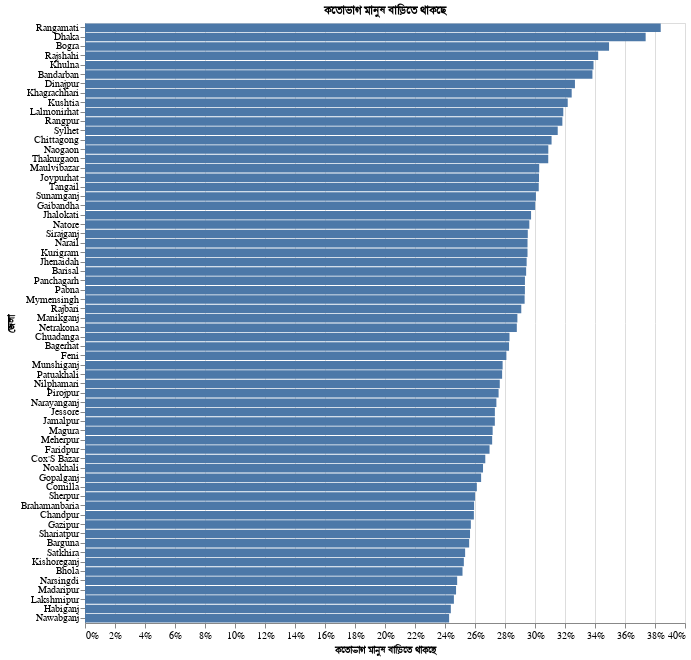

The cell this chart's notebook holds for it:
### Markdown cell above
কোভিড-১৯ প্যান্ডেমিক এর কারণে মানুষের চলাফেরা তে কি পরিবর্তন এসেছে তার একটি [ডেটাসেট](https://data.humdata.org/dataset/movement-range-maps) ফেইসবুক প্রকাশ করেছে। ফেইসবুক ব্যবহারকারীদের ওয়াইফাই এর ব্যবহার পর্যবেক্ষণ করে ডেটাসেট বানানো হয়েছে। এখানে দেখা হয়েছে লোকেরা বাড়ির তে  অবস্থান করছে, নাকি শহরে ঘুরে বেড়াচ্ছে। এটা প্রতিরোধমূলক ব্যবস্থাগুলি সঠিক পথে পরিচালিত হচ্ছে কিনা সে ব্যাপারে অবহিত করতে পারে।
এই পোস্টে বাংলাদেশের ৬৪ জেলার ডেটা তুলে ধরা হল। 

[ডেটা](https://data.humdata.org/dataset/movement-range-maps)

### Code cell
#hide_input
bdf_latest_date = bdf[bdf['ds'] == bdf['ds'].max()]
bdf_latest_date = bdf_latest_date.sort_values(by=[stay_put_col], ascending=False)

color_var=alt.Color('Type:N', scale=alt.Scale(scheme='tableau20'), legend=None)
barchart = alt.Chart(bdf_latest_date).mark_bar().encode(
    y=alt.Y('polygon_name', axis=alt.Axis(title='জেলা'), sort='-x'),
    x=alt.X(stay_put_col, axis=alt.Axis(title=bn_stay_put_col_name, format='%')),
    color=color_var,
    tooltip=['polygon_name', stay_put_col],
    
).properties(
    title = bn_stay_put_col_name
)

barchart.properties(width=600, height=600)
#barchart.save('images/district-stay-put.png')

### Figure 1 — Vega-Lite specification as saved in the notebook (floating-point values rounded to 4 significant figures)
{"config": {"view": {"continuousWidth": 400, "continuousHeight": 300}}, "data": {"name": "data-70c0ae1d4cbc68cbefa24af9154678aa"}, "mark": "bar", "encoding": {"color": {"type": "nominal", "field": "Type", "legend": null, "scale": {"scheme": "tableau20"}}, "tooltip": [{"type": "nominal", "field": "polygon_name"}, {"type": "quantitative", "field": "all_day_ratio_single_tile_users"}], "x": {"type": "quantitative", "axis": {"format": "%", "title": "কতোভাগ মানুষ বাড়িতে থাকছে"}, "field": "all_day_ratio_single_tile_users"}, "y": {"type": "nominal", "axis": {"title": "জেলা"}, "field": "polygon_name", "sort": "-x"}}, "height": 600, "title": "কতোভাগ মানুষ বাড়িতে থাকছে", "width": 600, "$schema": "https://vega.github.io/schema/vega-lite/v4.8.1.json", "datasets": {"data-70c0ae1d4cbc68cbefa24af9154678aa": [{"ds": "2020-07-10T00:00:00", "country": "BGD", "polygon_source": "GADM", "polygon_id": "BGD.2.11_1", "polygon_name": "Rangamati", "all_day_bing_tiles_visited_relative_change": -0.4138, "all_day_ratio_single_tile_users": 0.3838, "baseline_name": "full_february", "baseline_type": "DAY_OF_WEEK"}, {"ds": "2020-07-10T00:00:00", "country": "BGD", "polygon_source": "GADM", "polygon_id": "BGD.3.1_1", "polygon_name": "Dhaka", "all_day_bing_tiles_visited_relative_change": -0.3707, "all_day_ratio_single_tile_users": 0.3738, "baseline_name": "full_february", "baseline_type": "DAY_OF_WEEK"}, {"ds": "2020-07-10T00:00:00", "country": "BGD", "polygon_source": "GADM", "polygon_id": "BGD.5.1_1", "polygon_name": "Bogra", "all_day_bing_tiles_visited_relative_change": -0.3634, "all_day_ratio_single_tile_users": 0.3494, "baseline_name": "full_february", "baseline_type": "DAY_OF_WEEK"}, {"ds": "2020-07-10T00:00:00", "country": "BGD", "polygon_source": "GADM", "polygon_id": "BGD.5.7_1", "polygon_name": "Rajshahi", "all_day_bing_tiles_visited_relative_change": -0.2948, "all_day_ratio_single_tile_users": 0.3421, "baseline_name": "full_february", "baseline_type": "DAY_OF_WEEK"}, {"ds": "2020-07-10T00:00:00", "country": "BGD", "polygon_source": "GADM", "polygon_id": "BGD.4.5_1", "polygon_name": "Khulna", "all_day_bing_tiles_visited_relative_change": -0.3367, "all_day_ratio_single_tile_users": 0.339, "baseline_name": "full_february", "baseline_type": "DAY_OF_WEEK"}, {"ds": "2020-07-10T00:00:00", "country": "BGD", "polygon_source": "GADM", "polygon_id": "BGD.2.1_1", "polygon_name": "Bandarban", "all_day_bing_tiles_visited_relative_change": -0.4541, "all_day_ratio_single_tile_users": 0.3383, "baseline_name": "full_february", "baseline_type": "DAY_OF_WEEK"}, {"ds": "2020-07-10T00:00:00", "country": "BGD", "polygon_source": "GADM", "polygon_id": "BGD.6.1_1", "polygon_name": "Dinajpur", "all_day_bing_tiles_visited_relative_change": -0.3085, "all_day_ratio_single_tile_users": 0.3266, "baseline_name": "full_february", "baseline_type": "DAY_OF_WEEK"}, {"ds": "2020-07-10T00:00:00", "country": "BGD", "polygon_source": "GADM", "polygon_id": "BGD.2.8_1", "polygon_name": "Khagrachhari", "all_day_bing_tiles_visited_relative_change": -0.3251, "all_day_ratio_single_tile_users": 0.3245, "baseline_name": "full_february", "baseline_type": "DAY_OF_WEEK"}, {"ds": "2020-07-10T00:00:00", "country": "BGD", "polygon_source": "GADM", "polygon_id": "BGD.4.6_1", "polygon_name": "Kushtia", "all_day_bing_tiles_visited_relative_change": -0.3328, "all_day_ratio_single_tile_users": 0.3218, "baseline_name": "full_february", "baseline_type": "DAY_OF_WEEK"}, {"ds": "2020-07-10T00:00:00", "country": "BGD", "polygon_source": "GADM", "polygon_id": "BGD.6.4_1", "polygon_name": "Lalmonirhat", "all_day_bing_tiles_visited_relative_change": -0.2663, "all_day_ratio_single_tile_users": 0.3189, "baseline_name": "full_february", "baseline_type": "DAY_OF_WEEK"}, {"ds": "2020-07-10T00:00:00", "country": "BGD", "polygon_source": "GADM", "polygon_id": "BGD.6.7_1", "polygon_name": "Rangpur", "all_day_bing_tiles_visited_relative_change": -0.3219, "all_day_ratio_single_tile_users": 0.3182, "baseline_name": "full_february", "baseline_type": "DAY_OF_WEEK"}, {"ds": "2020-07-10T00:00:00", "country": "BGD", "polygon_source": "GADM", "polygon_id": "BGD.7.4_1", "polygon_name": "Sylhet", "all_day_bing_tiles_visited_relative_change": -0.3612, "all_day_ratio_single_tile_users": 0.3151, "baseline_name": "full_february", "baseline_type": "DAY_OF_WEEK"}, {"ds": "2020-07-10T00:00:00", "country": "BGD", "polygon_source": "GADM", "polygon_id": "BGD.2.4_1", "polygon_name": "Chittagong", "all_day_bing_tiles_visited_relative_change": -0.3707, "all_day_ratio_single_tile_users": 0.311, "baseline_name": "full_february", "baseline_type": "DAY_OF_WEEK"}, {"ds": "2020-07-10T00:00:00", "country": "BGD", "polygon_source": "GADM", "polygon_id": "BGD.5.3_1", "polygon_name": "Naogaon", "all_day_bing_tiles_visited_relative_change": -0.2521, "all_day_ratio_single_tile_users": 0.3089, "baseline_name": "full_february", "baseline_type": "DAY_OF_WEEK"}, {"ds": "2020-07-10T00:00:00", "country": "BGD", "polygon_source": "GADM", "polygon_id": "BGD.6.8_1", "polygon_name": "Thakurgaon", "all_day_bing_tiles_visited_relative_change": -0.286, "all_day_ratio_single_tile_users": 0.3088, "baseline_name": "full_february", "baseline_type": "DAY_OF_WEEK"}, {"ds": "2020-07-10T00:00:00", "country": "BGD", "polygon_source": "GADM", "polygon_id": "BGD.7.2_1", "polygon_name": "Maulvibazar", "all_day_bing_tiles_visited_relative_change": -0.303, "all_day_ratio_single_tile_users": 0.3028, "baseline_name": "full_february", "baseline_type": "DAY_OF_WEEK"}, {"ds": "2020-07-10T00:00:00", "country": "BGD", "polygon_source": "GADM", "polygon_id": "BGD.5.2_1", "polygon_name": "Joypurhat", "all_day_bing_tiles_visited_relative_change": -0.2489, "all_day_ratio_single_tile_users": 0.3027, "baseline_name": "full_february", "baseline_type": "DAY_OF_WEEK"}, {"ds": "2020-07-10T00:00:00", "country": "BGD", "polygon_source": "GADM", "polygon_id": "BGD.3.17_1", "polygon_name": "Tangail", "all_day_bing_tiles_visited_relative_change": -0.3111, "all_day_ratio_single_tile_users": 0.3025, "baseline_name": "full_february", "baseline_type": "DAY_OF_WEEK"}, {"ds": "2020-07-10T00:00:00", "country": "BGD", "polygon_source": "GADM", "polygon_id": "BGD.7.3_1", "polygon_name": "Sunamganj", "all_day_bing_tiles_visited_relative_change": -0.3832, "all_day_ratio_single_tile_users": 0.3006, "baseline_name": "full_february", "baseline_type": "DAY_OF_WEEK"}, {"ds": "2020-07-10T00:00:00", "country": "BGD", "polygon_source": "GADM", "polygon_id": "BGD.6.2_1", "polygon_name": "Gaibandha", "all_day_bing_tiles_visited_relative_change": -0.276, "all_day_ratio_single_tile_users": 0.3001, "baseline_name": "full_february", "baseline_type": "DAY_OF_WEEK"}, {"ds": "2020-07-10T00:00:00", "country": "BGD", "polygon_source": "GADM", "polygon_id": "BGD.1.4_1", "polygon_name": "Jhalokati", "all_day_bing_tiles_visited_relative_change": -0.2861, "all_day_ratio_single_tile_users": 0.2974, "baseline_name": "full_february", "baseline_type": "DAY_OF_WEEK"}, {"ds": "2020-07-10T00:00:00", "country": "BGD", "polygon_source": "GADM", "polygon_id": "BGD.5.4_1", "polygon_name": "Natore", "all_day_bing_tiles_visited_relative_change": -0.296, "all_day_ratio_single_tile_users": 0.2962, "baseline_name": "full_february", "baseline_type": "DAY_OF_WEEK"}, {"ds": "2020-07-10T00:00:00", "country": "BGD", "polygon_source": "GADM", "polygon_id": "BGD.5.8_1", "polygon_name": "Sirajganj", "all_day_bing_tiles_visited_relative_change": -0.3294, "all_day_ratio_single_tile_users": 0.2952, "baseline_name": "full_february", "baseline_type": "DAY_OF_WEEK"}, {"ds": "2020-07-10T00:00:00", "country": "BGD", "polygon_source": "GADM", "polygon_id": "BGD.4.9_1", "polygon_name": "Narail", "all_day_bing_tiles_visited_relative_change": -0.2929, "all_day_ratio_single_tile_users": 0.295, "baseline_name": "full_february", "baseline_type": "DAY_OF_WEEK"}, {"ds": "2020-07-10T00:00:00", "country": "BGD", "polygon_source": "GADM", "polygon_id": "BGD.6.3_1", "polygon_name": "Kurigram", "all_day_bing_tiles_visited_relative_change": -0.2658, "all_day_ratio_single_tile_users": 0.295, "baseline_name": "full_february", "baseline_type": "DAY_OF_WEEK"}, {"ds": "2020-07-10T00:00:00", "country": "BGD", "polygon_source": "GADM", "polygon_id": "BGD.4.4_1", "polygon_name": "Jhenaidah", "all_day_bing_tiles_visited_relative_change": -0.2832, "all_day_ratio_single_tile_users": 0.2944, "baseline_name": "full_february", "baseline_type": "DAY_OF_WEEK"}, {"ds": "2020-07-10T00:00:00", "country": "BGD", "polygon_source": "GADM", "polygon_id": "BGD.1.2_1", "polygon_name": "Barisal", "all_day_bing_tiles_visited_relative_change": -0.3011, "all_day_ratio_single_tile_users": 0.2941, "baseline_name": "full_february", "baseline_type": "DAY_OF_WEEK"}, {"ds": "2020-07-10T00:00:00", "country": "BGD", "polygon_source": "GADM", "polygon_id": "BGD.6.6_1", "polygon_name": "Panchagarh", "all_day_bing_tiles_visited_relative_change": -0.3121, "all_day_ratio_single_tile_users": 0.2933, "baseline_name": "full_february", "baseline_type": "DAY_OF_WEEK"}, {"ds": "2020-07-10T00:00:00", "country": "BGD", "polygon_source": "GADM", "polygon_id": "BGD.5.6_1", "polygon_name": "Pabna", "all_day_bing_tiles_visited_relative_change": -0.2682, "all_day_ratio_single_tile_users": 0.2933, "baseline_name": "full_february", "baseline_type": "DAY_OF_WEEK"}, {"ds": "2020-07-10T00:00:00", "country": "BGD", "polygon_source": "GADM", "polygon_id": "BGD.3.10_1", "polygon_name": "Mymensingh", "all_day_bing_tiles_visited_relative_change": -0.306, "all_day_ratio_single_tile_users": 0.2931, "baseline_name": "full_february", "baseline_type": "DAY_OF_WEEK"}, {"ds": "2020-07-10T00:00:00", "country": "BGD", "polygon_source": "GADM", "polygon_id": "BGD.3.14_1", "polygon_name": "Rajbari", "all_day_bing_tiles_visited_relative_change": -0.36, "all_day_ratio_single_tile_users": 0.2908, "baseline_name": "full_february", "baseline_type": "DAY_OF_WEEK"}, {"ds": "2020-07-10T00:00:00", "country": "BGD", "polygon_source": "GADM", "polygon_id": "BGD.3.8_1", "polygon_name": "Manikganj", "all_day_bing_tiles_visited_relative_change": -0.2726, "all_day_ratio_single_tile_users": 0.2883, "baseline_name": "full_february", "baseline_type": "DAY_OF_WEEK"}, {"ds": "2020-07-10T00:00:00", "country": "BGD", "polygon_source": "GADM", "polygon_id": "BGD.3.13_1", "polygon_name": "Netrakona", "all_day_bing_tiles_visited_relative_change": -0.25, "all_day_ratio_single_tile_users": 0.2879, "baseline_name": "full_february", "baseline_type": "DAY_OF_WEEK"}, {"ds": "2020-07-10T00:00:00", "country": "BGD", "polygon_source": "GADM", "polygon_id": "BGD.4.2_1", "polygon_name": "Chuadanga", "all_day_bing_tiles_visited_relative_change": -0.2683, "all_day_ratio_single_tile_users": 0.283, "baseline_name": "full_february", "baseline_type": "DAY_OF_WEEK"}, {"ds": "2020-07-10T00:00:00", "country": "BGD", "polygon_source": "GADM", "polygon_id": "BGD.4.1_1", "polygon_name": "Bagerhat", "all_day_bing_tiles_visited_relative_change": -0.2833, "all_day_ratio_single_tile_users": 0.2827, "baseline_name": "full_february", "baseline_type": "DAY_OF_WEEK"}, {"ds": "2020-07-10T00:00:00", "country": "BGD", "polygon_source": "GADM", "polygon_id": "BGD.2.7_1", "polygon_name": "Feni", "all_day_bing_tiles_visited_relative_change": -0.3263, "all_day_ratio_single_tile_users": 0.2809, "baseline_name": "full_february", "baseline_type": "DAY_OF_WEEK"}, {"ds": "2020-07-10T00:00:00", "country": "BGD", "polygon_source": "GADM", "polygon_id": "BGD.3.9_1", "polygon_name": "Munshiganj", "all_day_bing_tiles_visited_relative_change": -0.2677, "all_day_ratio_single_tile_users": 0.2784, "baseline_name": "full_february", "baseline_type": "DAY_OF_WEEK"}, {"ds": "2020-07-10T00:00:00", "country": "BGD", "polygon_source": "GADM", "polygon_id": "BGD.1.5_1", "polygon_name": "Patuakhali", "all_day_bing_tiles_visited_relative_change": -0.2639, "all_day_ratio_single_tile_users": 0.2781, "baseline_name": "full_february", "baseline_type": "DAY_OF_WEEK"}, {"ds": "2020-07-10T00:00:00", "country": "BGD", "polygon_source": "GADM", "polygon_id": "BGD.6.5_1", "polygon_name": "Nilphamari", "all_day_bing_tiles_visited_relative_change": -0.3071, "all_day_ratio_single_tile_users": 0.2765, "baseline_name": "full_february", "baseline_type": "DAY_OF_WEEK"}, {"ds": "2020-07-10T00:00:00", "country": "BGD", "polygon_source": "GADM", "polygon_id": "BGD.1.6_1", "polygon_name": "Pirojpur", "all_day_bing_tiles_visited_relative_change": -0.2137, "all_day_ratio_single_tile_users": 0.2757, "baseline_name": "full_february", "baseline_type": "DAY_OF_WEEK"}, {"ds": "2020-07-10T00:00:00", "country": "BGD", "polygon_source": "GADM", "polygon_id": "BGD.3.11_1", "polygon_name": "Narayanganj", "all_day_bing_tiles_visited_relative_change": -0.2309, "all_day_ratio_single_tile_users": 0.2743, "baseline_name": "full_february", "baseline_type": "DAY_OF_WEEK"}, {"ds": "2020-07-10T00:00:00", "country": "BGD", "polygon_source": "GADM", "polygon_id": "BGD.4.3_1", "polygon_name": "Jessore", "all_day_bing_tiles_visited_relative_change": -0.2599, "all_day_ratio_single_tile_users": 0.2732, "baseline_name": "full_february", "baseline_type": "DAY_OF_WEEK"}, {"ds": "2020-07-10T00:00:00", "country": "BGD", "polygon_source": "GADM", "polygon_id": "BGD.3.5_1", "polygon_name": "Jamalpur", "all_day_bing_tiles_visited_relative_change": -0.2826, "all_day_ratio_single_tile_users": 0.2732, "baseline_name": "full_february", "baseline_type": "DAY_OF_WEEK"}, {"ds": "2020-07-10T00:00:00", "country": "BGD", "polygon_source": "GADM", "polygon_id": "BGD.4.7_1", "polygon_name": "Magura", "all_day_bing_tiles_visited_relative_change": -0.2554, "all_day_ratio_single_tile_users": 0.2718, "baseline_name": "full_february", "baseline_type": "DAY_OF_WEEK"}, {"ds": "2020-07-10T00:00:00", "country": "BGD", "polygon_source": "GADM", "polygon_id": "BGD.4.8_1", "polygon_name": "Meherpur", "all_day_bing_tiles_visited_relative_change": -0.2801, "all_day_ratio_single_tile_users": 0.2714, "baseline_name": "full_february", "baseline_type": "DAY_OF_WEEK"}, {"ds": "2020-07-10T00:00:00", "country": "BGD", "polygon_source": "GADM", "polygon_id": "BGD.3.2_1", "polygon_name": "Faridpur", "all_day_bing_tiles_visited_relative_change": -0.2604, "all_day_ratio_single_tile_users": 0.2697, "baseline_name": "full_february", "baseline_type": "DAY_OF_WEEK"}, {"ds": "2020-07-10T00:00:00", "country": "BGD", "polygon_source": "GADM", "polygon_id": "BGD.2.6_1", "polygon_name": "Cox'S Bazar", "all_day_bing_tiles_visited_relative_change": -0.3764, "all_day_ratio_single_tile_users": 0.2669, "baseline_name": "full_february", "baseline_type": "DAY_OF_WEEK"}, {"ds": "2020-07-10T00:00:00", "country": "BGD", "polygon_source": "GADM", "polygon_id": "BGD.2.10_1", "polygon_name": "Noakhali", "all_day_bing_tiles_visited_relative_change": -0.2842, "all_day_ratio_single_tile_users": 0.2653, "baseline_name": "full_february", "baseline_type": "DAY_OF_WEEK"}, {"ds": "2020-07-10T00:00:00", "country": "BGD", "polygon_source": "GADM", "polygon_id": "BGD.3.4_1", "polygon_name": "Gopalganj", "all_day_bing_tiles_visited_relative_change": -0.2535, "all_day_ratio_single_tile_users": 0.2641, "baseline_name": "full_february", "baseline_type": "DAY_OF_WEEK"}, {"ds": "2020-07-10T00:00:00", "country": "BGD", "polygon_source": "GADM", "polygon_id": "BGD.2.5_1", "polygon_name": "Comilla", "all_day_bing_tiles_visited_relative_change": -0.3231, "all_day_ratio_single_tile_users": 0.2612, "baseline_name": "full_february", "baseline_type": "DAY_OF_WEEK"}, {"ds": "2020-07-10T00:00:00", "country": "BGD", "polygon_source": "GADM", "polygon_id": "BGD.3.16_1", "polygon_name": "Sherpur", "all_day_bing_tiles_visited_relative_change": -0.2264, "all_day_ratio_single_tile_users": 0.26, "baseline_name": "full_february", "baseline_type": "DAY_OF_WEEK"}, {"ds": "2020-07-10T00:00:00", "country": "BGD", "polygon_source": "GADM", "polygon_id": "BGD.2.2_1", "polygon_name": "Brahamanbaria", "all_day_bing_tiles_visited_relative_change": -0.2615, "all_day_ratio_single_tile_users": 0.2594, "baseline_name": "full_february", "baseline_type": "DAY_OF_WEEK"}, {"ds": "2020-07-10T00:00:00", "country": "BGD", "polygon_source": "GADM", "polygon_id": "BGD.2.3_1", "polygon_name": "Chandpur", "all_day_bing_tiles_visited_relative_change": -0.2479, "all_day_ratio_single_tile_users": 0.2592, "baseline_name": "full_february", "baseline_type": "DAY_OF_WEEK"}, {"ds": "2020-07-10T00:00:00", "country": "BGD", "polygon_source": "GADM", "polygon_id": "BGD.3.3_1", "polygon_name": "Gazipur", "all_day_bing_tiles_visited_relative_change": -0.1985, "all_day_ratio_single_tile_users": 0.2572, "baseline_name": "full_february", "baseline_type": "DAY_OF_WEEK"}, {"ds": "2020-07-10T00:00:00", "country": "BGD", "polygon_source": "GADM", "polygon_id": "BGD.3.15_1", "polygon_name": "Shariatpur", "all_day_bing_tiles_visited_relative_change": -0.2123, "all_day_ratio_single_tile_users": 0.2567, "baseline_name": "full_february", "baseline_type": "DAY_OF_WEEK"}, {"ds": "2020-07-10T00:00:00", "country": "BGD", "polygon_source": "GADM", "polygon_id": "BGD.1.1_1", "polygon_name": "Barguna", "all_day_bing_tiles_visited_relative_change": -0.2557, "all_day_ratio_single_tile_users": 0.2561, "baseline_name": "full_february", "baseline_type": "DAY_OF_WEEK"}, {"ds": "2020-07-10T00:00:00", "country": "BGD", "polygon_source": "GADM", "polygon_id": "BGD.4.10_1", "polygon_name": "Satkhira", "all_day_bing_tiles_visited_relative_change": -0.2233, "all_day_ratio_single_tile_users": 0.2534, "baseline_name": "full_february", "baseline_type": "DAY_OF_WEEK"}, {"ds": "2020-07-10T00:00:00", "country": "BGD", "polygon_source": "GADM", "polygon_id": "BGD.3.6_1", "polygon_name": "Kishoreganj", "all_day_bing_tiles_visited_relative_change": -0.2347, "all_day_ratio_single_tile_users": 0.2526, "baseline_name": "full_february", "baseline_type": "DAY_OF_WEEK"}, {"ds": "2020-07-10T00:00:00", "country": "BGD", "polygon_source": "GADM", "polygon_id": "BGD.1.3_1", "polygon_name": "Bhola", "all_day_bing_tiles_visited_relative_change": -0.2144, "all_day_ratio_single_tile_users": 0.2517, "baseline_name": "full_february", "baseline_type": "DAY_OF_WEEK"}, {"ds": "2020-07-10T00:00:00", "country": "BGD", "polygon_source": "GADM", "polygon_id": "BGD.3.12_1", "polygon_name": "Narsingdi", "all_day_bing_tiles_visited_relative_change": -0.2097, "all_day_ratio_single_tile_users": 0.2481, "baseline_name": "full_february", "baseline_type": "DAY_OF_WEEK"}, {"ds": "2020-07-10T00:00:00", "country": "BGD", "polygon_source": "GADM", "polygon_id": "BGD.3.7_1", "polygon_name": "Madaripur", "all_day_bing_tiles_visited_relative_change": -0.2608, "all_day_ratio_single_tile_users": 0.2474, "baseline_name": "full_february", "baseline_type": "DAY_OF_WEEK"}, {"ds": "2020-07-10T00:00:00", "country": "BGD", "polygon_source": "GADM", "polygon_id": "BGD.2.9_1", "polygon_name": "Lakshmipur", "all_day_bing_tiles_visited_relative_change": -0.2606, "all_day_ratio_single_tile_users": 0.2459, "baseline_name": "full_february", "baseline_type": "DAY_OF_WEEK"}, {"ds": "2020-07-10T00:00:00", "country": "BGD", "polygon_source": "GADM", "polygon_id": "BGD.7.1_1", "polygon_name": "Habiganj", "all_day_bing_tiles_visited_relative_change": -0.2329, "all_day_ratio_single_tile_users": 0.2439, "baseline_name": "full_february", "baseline_type": "DAY_OF_WEEK"}, {"ds": "2020-07-10T00:00:00", "country": "BGD", "polygon_source": "GADM", "polygon_id": "BGD.5.5_1", "polygon_name": "Nawabganj", "all_day_bing_tiles_visited_relative_change": -0.2244, "all_day_ratio_single_tile_users": 0.2427, "baseline_name": "full_february", "baseline_type": "DAY_OF_WEEK"}]}}
